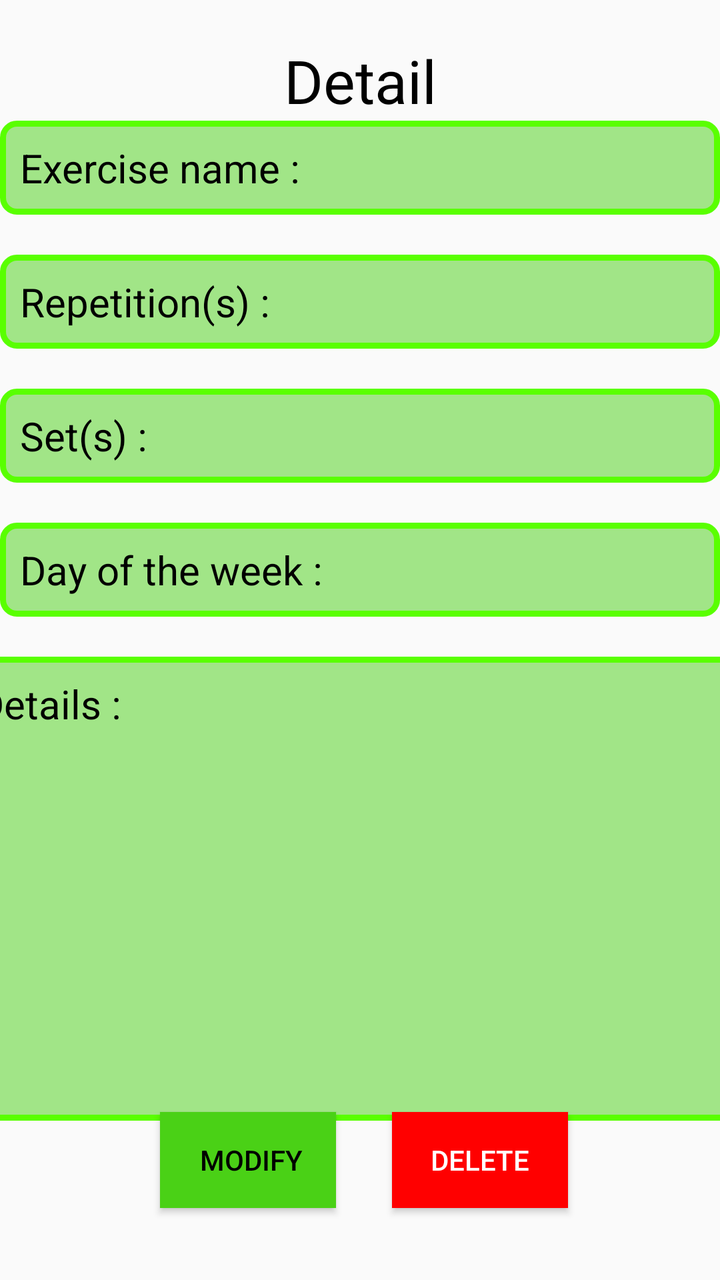
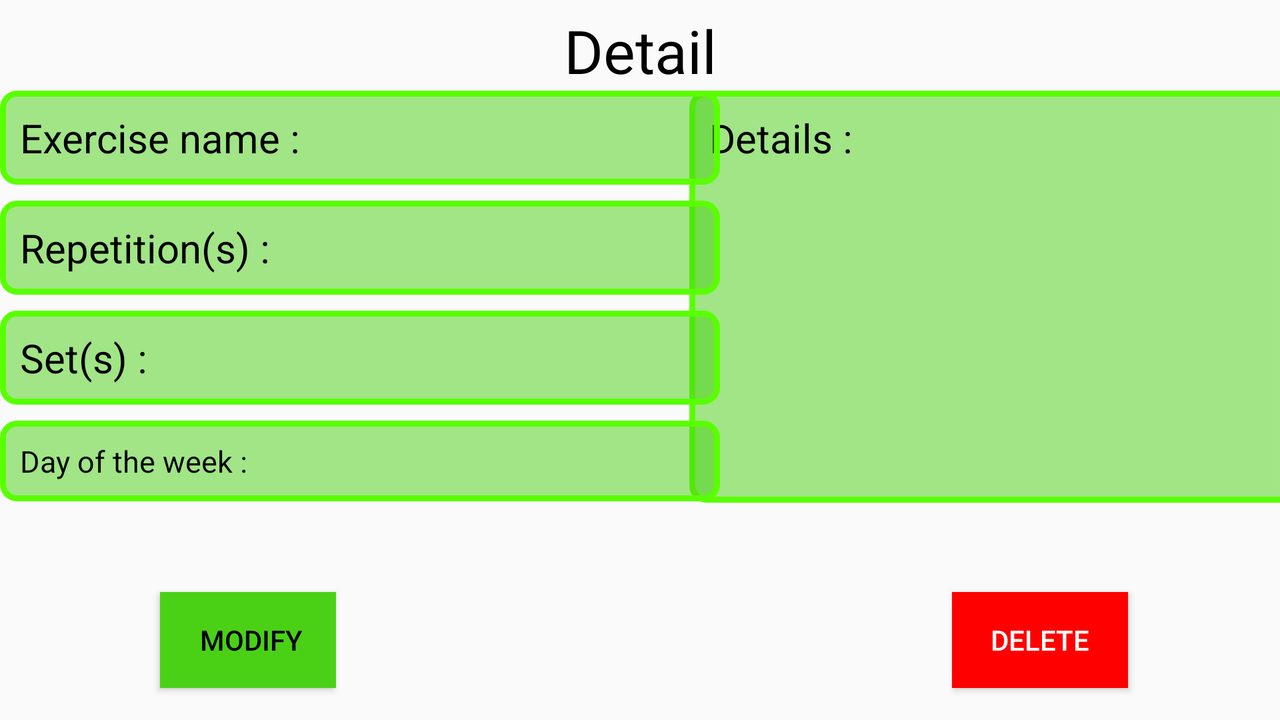

The same Android screen from two of the app's own layout files: first res/layout/ as a phone draws it, then the repository's variant for another configuration, drawn on a device whose configuration selects that folder. Both files follow.
<!-- AndroidManifest.xml: application theme AppTheme -->
<!-- res/layout/activity_detail.xml -->
<?xml version="1.0" encoding="utf-8"?>
<androidx.constraintlayout.widget.ConstraintLayout xmlns:android="http://schemas.android.com/apk/res/android"
    xmlns:app="http://schemas.android.com/apk/res-auto"
    xmlns:tools="http://schemas.android.com/tools"
    android:layout_width="match_parent"
    android:layout_height="match_parent"
    android:orientation="vertical"
    android:background="@drawable/green">

    <TextView
        android:id="@+id/detailsDetail"
        android:layout_width="403dp"
        android:layout_height="232dp"
        android:layout_marginTop="20dp"
        android:layout_weight="1"
        android:background="@drawable/recycler_view_corner_radius"
        android:paddingLeft="10dp"
        android:paddingTop="10dp"
        android:text="Details : "
        android:textColor="@color/black"
        android:textSize="20sp"
        app:layout_constraintEnd_toEndOf="parent"
        app:layout_constraintStart_toStartOf="parent"
        app:layout_constraintTop_toBottomOf="@+id/dayOfWeekDetail">

    </TextView>

    <TextView
        android:id="@+id/dayOfWeekDetail"
        android:layout_width="0dp"
        android:layout_height="wrap_content"
        android:layout_marginTop="20dp"
        android:layout_weight="1"
        android:paddingLeft="10dp"
        android:paddingTop="10dp"
        android:paddingBottom="10dp"
        android:text="Day of the week :"
        android:background="@drawable/recycler_view_corner_radius"
        android:textColor="@color/black"
        android:textSize="20sp"
        app:layout_constraintEnd_toEndOf="parent"
        app:layout_constraintStart_toStartOf="parent"
        app:layout_constraintTop_toBottomOf="@+id/setDetail">

    </TextView>

    <TextView
        android:id="@+id/titleUpdate"
        android:layout_width="wrap_content"
        android:layout_height="wrap_content"
        android:layout_gravity="center"
        android:paddingTop="20dp"
        android:text="Detail"
        android:textColor="@color/black"
        android:textSize="30sp"
        app:layout_constraintEnd_toEndOf="parent"
        app:layout_constraintStart_toStartOf="parent"
        app:layout_constraintTop_toTopOf="parent">

    </TextView>

    <TextView
        android:id="@+id/exerciseNameDetail"
        android:layout_width="0dp"
        android:layout_height="wrap_content"
        android:layout_weight="1"
        android:paddingLeft="10dp"
        android:paddingTop="10dp"
        android:paddingBottom="10dp"
        android:text="Exercise name : "
        android:textColor="@color/black"
        android:textSize="20sp"
        android:background="@drawable/recycler_view_corner_radius"
        app:layout_constraintEnd_toEndOf="parent"
        app:layout_constraintStart_toStartOf="parent"
        app:layout_constraintTop_toBottomOf="@+id/titleUpdate">

    </TextView>

    <TextView
        android:id="@+id/repetitionDetail"
        android:layout_width="0dp"
        android:layout_height="wrap_content"
        android:layout_marginTop="20dp"
        android:layout_weight="1"
        android:paddingLeft="10dp"
        android:paddingTop="10dp"
        android:paddingBottom="10dp"
        android:background="@drawable/recycler_view_corner_radius"
        android:text="Repetition(s) : "
        android:textColor="@color/black"
        android:textSize="20sp"
        app:layout_constraintEnd_toEndOf="parent"
        app:layout_constraintStart_toStartOf="parent"
        app:layout_constraintTop_toBottomOf="@+id/exerciseNameDetail">

    </TextView>

    <TextView
        android:id="@+id/setDetail"
        android:layout_width="0dp"
        android:layout_height="wrap_content"
        android:layout_marginTop="20dp"
        android:layout_weight="1"
        android:paddingLeft="10dp"
        android:paddingTop="10dp"
        android:paddingBottom="10dp"
        android:text="Set(s) :"
        android:background="@drawable/recycler_view_corner_radius"
        android:textColor="@color/black"
        android:textSize="20sp"
        app:layout_constraintEnd_toEndOf="parent"
        app:layout_constraintStart_toStartOf="parent"
        app:layout_constraintTop_toBottomOf="@+id/repetitionDetail">

    </TextView>

    <Button
        android:id="@+id/modifyButton"
        android:layout_width="wrap_content"
        android:layout_height="wrap_content"
        android:layout_marginStart="80dp"
        android:layout_marginLeft="80dp"
        android:layout_marginBottom="36dp"
        android:background="@color/green_dark"
        android:text=" ModifY"
        android:textColor="@color/black"
        app:layout_constraintBottom_toBottomOf="parent"
        app:layout_constraintStart_toStartOf="parent"
        app:layout_constraintTop_toBottomOf="@+id/detailUpdate" />

    <Button
        android:id="@+id/deleteButton"
        android:layout_width="wrap_content"
        android:layout_height="wrap_content"
        android:layout_marginEnd="76dp"
        android:layout_marginRight="80dp"
        android:layout_marginBottom="36dp"
        android:background="@color/red"
        android:text="DELETE"
        android:textColor="@color/white"
        app:layout_constraintBottom_toBottomOf="parent"
        app:layout_constraintEnd_toEndOf="parent"
        app:layout_constraintHorizontal_bias="1.0"
        app:layout_constraintStart_toEndOf="@+id/modifyButton" />


</androidx.constraintlayout.widget.ConstraintLayout>
<!-- resources referenced by this layout -->
<resources>
  <color name="black">#000000</color>
  <color name="green_dark">#4AD116</color>
  <color name="red">#FF0000</color>
  <color name="white">#FFFFFF</color>
  <!-- drawable recycler_view_corner_radius (drawable) -->
  <?xml version="1.0" encoding="UTF-8"?>
  <shape xmlns:android="http://schemas.android.com/apk/res/android">
      <solid android:color="@color/green_dark_transparent"
          />
  
      <stroke android:width="3dp"
          android:color="@color/green"
          />
  
      <padding android:left="1dp"
          android:top="1dp"
          android:right="1dp"
          android:bottom="1dp"
          />
  
      <corners android:bottomRightRadius="7dp"
          android:bottomLeftRadius="7dp"
          android:topLeftRadius="7dp"
          android:topRightRadius="7dp"/>
  
  
  </shape>
  <style name="AppTheme" parent="Theme.AppCompat.Light.DarkActionBar">
          
          <item name="actionBarStyle">@style/MyActionBar</item>
          <item name="listMenuViewStyle">@style/MyActionBar</item>
      </style>
  <color name="green_dark_transparent">#804AD116</color>
  <color name="green">#59FF00</color>
  <style name="MyActionBar" parent="@style/Widget.AppCompat.Light.ActionBar.Solid.Inverse">
          <item name="background">@color/green_dark</item>
          <item name="titleTextStyle">@style/MyActionBarTitle</item>
      </style>
  <style name="MyActionBarTitle" parent="@style/TextAppearance.AppCompat.Widget.ActionBar.Title">
          <item name="android:textColor">@color/white</item>
      </style>
</resources>
<!-- res/layout-land/activity_detail.xml (the repository's variant of the layout above) -->
<!-- drawn on the phone turned sideways -->
<?xml version="1.0" encoding="utf-8"?>
<androidx.constraintlayout.widget.ConstraintLayout xmlns:android="http://schemas.android.com/apk/res/android"
    xmlns:app="http://schemas.android.com/apk/res-auto"
    xmlns:tools="http://schemas.android.com/tools"
    android:layout_width="match_parent"
    android:layout_height="match_parent"
    android:orientation="vertical"
    android:background="@drawable/green">

    <TextView
        android:id="@+id/detailsDetail"
        android:layout_width="325dp"
        android:layout_height="206dp"
        android:layout_marginStart="30dp"
        android:layout_marginLeft="30dp"
        android:layout_marginEnd="16dp"
        android:layout_marginRight="16dp"
        android:layout_weight="1"
        android:background="@drawable/recycler_view_corner_radius"
        android:paddingLeft="10dp"
        android:paddingTop="10dp"
        android:text="Details : "
        android:textColor="@color/black"
        android:textSize="20sp"
        app:layout_constraintEnd_toEndOf="parent"
        app:layout_constraintStart_toEndOf="@+id/dayOfWeekDetail"
        app:layout_constraintTop_toBottomOf="@+id/titleUpdate">

    </TextView>

    <TextView
        android:id="@+id/dayOfWeekDetail"
        android:layout_width="360dp"
        android:layout_height="wrap_content"
        android:layout_marginTop="8dp"
        android:layout_weight="1"
        android:background="@drawable/recycler_view_corner_radius"
        android:paddingLeft="10dp"
        android:paddingTop="10dp"
        android:paddingBottom="10dp"
        android:text="Day of the week :"
        android:textColor="@color/black"
        android:textSize="15sp"
        app:layout_constraintEnd_toEndOf="parent"
        app:layout_constraintHorizontal_bias="0.0"
        app:layout_constraintStart_toStartOf="parent"
        app:layout_constraintTop_toBottomOf="@+id/setDetail">

    </TextView>

    <TextView
        android:id="@+id/titleUpdate"
        android:layout_width="wrap_content"
        android:layout_height="wrap_content"
        android:layout_gravity="center"
        android:paddingTop="5dp"
        android:text="Detail"
        android:textColor="@color/black"
        android:textSize="30sp"
        app:layout_constraintEnd_toEndOf="parent"
        app:layout_constraintStart_toStartOf="parent"
        app:layout_constraintTop_toTopOf="parent">

    </TextView>

    <TextView
        android:id="@+id/exerciseNameDetail"
        android:layout_width="360dp"
        android:layout_height="wrap_content"
        android:layout_weight="1"
        android:background="@drawable/recycler_view_corner_radius"
        android:paddingLeft="10dp"
        android:paddingTop="10dp"
        android:paddingBottom="10dp"
        android:text="Exercise name : "
        android:textColor="@color/black"
        android:textSize="20sp"
        app:layout_constraintEnd_toEndOf="parent"
        app:layout_constraintHorizontal_bias="0.0"
        app:layout_constraintStart_toStartOf="parent"
        app:layout_constraintTop_toBottomOf="@+id/titleUpdate">

    </TextView>

    <TextView
        android:id="@+id/repetitionDetail"
        android:layout_width="360dp"
        android:layout_height="wrap_content"
        android:layout_marginTop="8dp"
        android:layout_weight="1"
        android:background="@drawable/recycler_view_corner_radius"
        android:paddingLeft="10dp"
        android:paddingTop="10dp"
        android:paddingBottom="10dp"
        android:text="Repetition(s) : "
        android:textColor="@color/black"
        android:textSize="20sp"
        app:layout_constraintEnd_toEndOf="parent"
        app:layout_constraintHorizontal_bias="0.0"
        app:layout_constraintStart_toStartOf="parent"
        app:layout_constraintTop_toBottomOf="@+id/exerciseNameDetail">

    </TextView>

    <TextView
        android:id="@+id/setDetail"
        android:layout_width="360dp"
        android:layout_height="wrap_content"
        android:layout_marginTop="8dp"
        android:layout_weight="1"
        android:background="@drawable/recycler_view_corner_radius"
        android:paddingLeft="10dp"
        android:paddingTop="10dp"
        android:paddingBottom="10dp"
        android:text="Set(s) :"
        android:textColor="@color/black"
        android:textSize="20sp"
        app:layout_constraintEnd_toEndOf="parent"
        app:layout_constraintHorizontal_bias="0.0"
        app:layout_constraintStart_toStartOf="parent"
        app:layout_constraintTop_toBottomOf="@+id/repetitionDetail">

    </TextView>

    <Button
        android:id="@+id/modifyButton"
        android:layout_width="wrap_content"
        android:layout_height="wrap_content"
        android:layout_marginStart="80dp"
        android:layout_marginLeft="80dp"
        android:layout_marginBottom="16dp"
        android:background="@color/green_dark"
        android:text=" ModifY"
        android:textColor="@color/black"
        app:layout_constraintBottom_toBottomOf="parent"
        app:layout_constraintStart_toStartOf="parent"
        app:layout_constraintTop_toBottomOf="@+id/detailUpdate" />

    <Button
        android:id="@+id/deleteButton"
        android:layout_width="wrap_content"
        android:layout_height="wrap_content"
        android:layout_marginEnd="76dp"
        android:layout_marginRight="80dp"
        android:layout_marginBottom="16dp"
        android:background="@color/red"
        android:text="DELETE"
        android:textColor="@color/white"
        app:layout_constraintBottom_toBottomOf="parent"
        app:layout_constraintEnd_toEndOf="parent"
        app:layout_constraintHorizontal_bias="1.0"
        app:layout_constraintStart_toEndOf="@+id/modifyButton" />


</androidx.constraintlayout.widget.ConstraintLayout>
